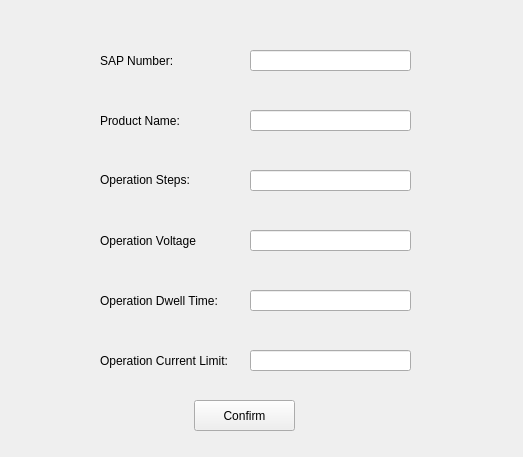
<?xml version="1.0" encoding="UTF-8"?>
<ui version="4.0">
 <class>Form</class>
 <widget class="QWidget" name="Form">
  <property name="geometry">
   <rect>
    <x>0</x>
    <y>0</y>
    <width>523</width>
    <height>457</height>
   </rect>
  </property>
  <property name="windowTitle">
   <string>Form</string>
  </property>
  <widget class="QLineEdit" name="Product_name">
   <property name="geometry">
    <rect>
     <x>250</x>
     <y>50</y>
     <width>161</width>
     <height>21</height>
    </rect>
   </property>
  </widget>
  <widget class="QLineEdit" name="Order_num">
   <property name="geometry">
    <rect>
     <x>250</x>
     <y>110</y>
     <width>161</width>
     <height>21</height>
    </rect>
   </property>
  </widget>
  <widget class="QLineEdit" name="OPS_type">
   <property name="geometry">
    <rect>
     <x>250</x>
     <y>170</y>
     <width>161</width>
     <height>21</height>
    </rect>
   </property>
  </widget>
  <widget class="QLineEdit" name="OPS_V">
   <property name="geometry">
    <rect>
     <x>250</x>
     <y>230</y>
     <width>161</width>
     <height>21</height>
    </rect>
   </property>
  </widget>
  <widget class="QLineEdit" name="OPS_DT">
   <property name="geometry">
    <rect>
     <x>250</x>
     <y>290</y>
     <width>161</width>
     <height>21</height>
    </rect>
   </property>
  </widget>
  <widget class="QLabel" name="label">
   <property name="geometry">
    <rect>
     <x>100</x>
     <y>50</y>
     <width>121</width>
     <height>21</height>
    </rect>
   </property>
   <property name="text">
    <string>SAP Number:</string>
   </property>
  </widget>
  <widget class="QLabel" name="label_2">
   <property name="geometry">
    <rect>
     <x>100</x>
     <y>110</y>
     <width>121</width>
     <height>21</height>
    </rect>
   </property>
   <property name="text">
    <string>Product Name:</string>
   </property>
  </widget>
  <widget class="QLabel" name="label_3">
   <property name="geometry">
    <rect>
     <x>100</x>
     <y>170</y>
     <width>111</width>
     <height>20</height>
    </rect>
   </property>
   <property name="text">
    <string>Operation Steps:</string>
   </property>
  </widget>
  <widget class="QLabel" name="label_4">
   <property name="geometry">
    <rect>
     <x>100</x>
     <y>230</y>
     <width>131</width>
     <height>21</height>
    </rect>
   </property>
   <property name="text">
    <string>Operation Voltage</string>
   </property>
  </widget>
  <widget class="QLabel" name="label_5">
   <property name="geometry">
    <rect>
     <x>100</x>
     <y>290</y>
     <width>141</width>
     <height>21</height>
    </rect>
   </property>
   <property name="text">
    <string>Operation Dwell Time:</string>
   </property>
  </widget>
  <widget class="QLabel" name="label_6">
   <property name="geometry">
    <rect>
     <x>100</x>
     <y>350</y>
     <width>141</width>
     <height>21</height>
    </rect>
   </property>
   <property name="text">
    <string>Operation Current Limit:</string>
   </property>
  </widget>
  <widget class="QLineEdit" name="OPS_CT">
   <property name="geometry">
    <rect>
     <x>250</x>
     <y>350</y>
     <width>161</width>
     <height>21</height>
    </rect>
   </property>
  </widget>
  <widget class="QPushButton" name="confirm_btn">
   <property name="geometry">
    <rect>
     <x>194</x>
     <y>400</y>
     <width>101</width>
     <height>31</height>
    </rect>
   </property>
   <property name="text">
    <string>Confirm</string>
   </property>
  </widget>
 </widget>
 <resources/>
 <connections/>
</ui>
